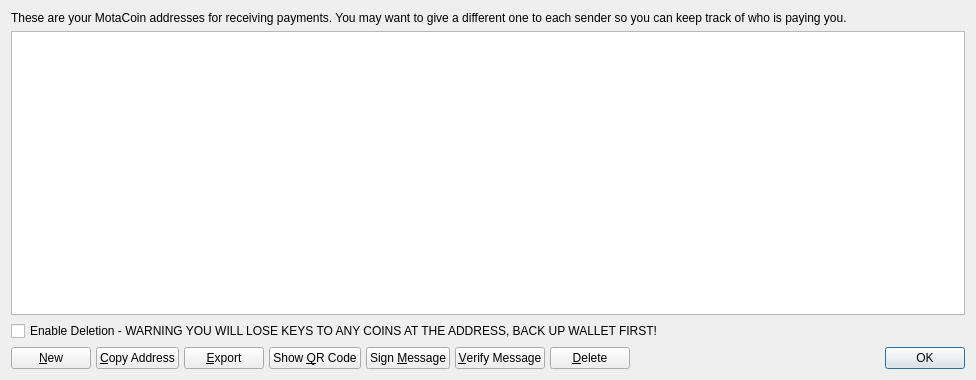
<?xml version="1.0" encoding="UTF-8"?>
<ui version="4.0">
 <class>AddressBookPage</class>
 <widget class="QWidget" name="AddressBookPage">
  <property name="geometry">
   <rect>
    <x>0</x>
    <y>0</y>
    <width>976</width>
    <height>380</height>
   </rect>
  </property>
  <property name="windowTitle">
   <string>Address Book</string>
  </property>
  <layout class="QVBoxLayout" name="verticalLayout">
   <item>
    <widget class="QLabel" name="labelExplanation">
     <property name="text">
      <string>These are your MotaCoin addresses for receiving payments. You may want to give a different one to each sender so you can keep track of who is paying you.</string>
     </property>
     <property name="textFormat">
      <enum>Qt::PlainText</enum>
     </property>
     <property name="wordWrap">
      <bool>true</bool>
     </property>
    </widget>
   </item>
   <item>
    <widget class="QTableView" name="tableView">
     <property name="contextMenuPolicy">
      <enum>Qt::CustomContextMenu</enum>
     </property>
     <property name="toolTip">
      <string>Double-click to edit address or label</string>
     </property>
     <property name="tabKeyNavigation">
      <bool>false</bool>
     </property>
     <property name="alternatingRowColors">
      <bool>true</bool>
     </property>
     <property name="selectionMode">
      <enum>QAbstractItemView::SingleSelection</enum>
     </property>
     <property name="selectionBehavior">
      <enum>QAbstractItemView::SelectRows</enum>
     </property>
     <property name="sortingEnabled">
      <bool>true</bool>
     </property>
     <attribute name="verticalHeaderVisible">
      <bool>false</bool>
     </attribute>
    </widget>
   </item>
   <item>
    <widget class="QCheckBox" name="deleteCheckBox">
     <property name="text">
      <string>Enable Deletion - WARNING YOU WILL LOSE KEYS TO ANY COINS AT THE ADDRESS, BACK UP WALLET FIRST!</string>
     </property>
    </widget>
   </item>
   <item>
    <layout class="QHBoxLayout" name="horizontalLayout">
     <property name="spacing">
      <number>5</number>
     </property>
     <item>
      <widget class="QPushButton" name="newAddressButton">
       <property name="toolTip">
        <string>Create a new address</string>
       </property>
       <property name="text">
        <string>&amp;New</string>
       </property>
       <property name="icon">
        <iconset resource="../bitcoin.qrc">
         <normaloff>:/icons/add</normaloff>:/icons/add</iconset>
       </property>
      </widget>
     </item>
     <item>
      <widget class="QPushButton" name="copyToClipboard">
       <property name="toolTip">
        <string>Copy the currently selected address to the system clipboard</string>
       </property>
       <property name="text">
        <string>&amp;Copy Address</string>
       </property>
       <property name="icon">
        <iconset resource="../bitcoin.qrc">
         <normaloff>:/icons/editcopy</normaloff>:/icons/editcopy</iconset>
       </property>
      </widget>
     </item>
     <item>
      <widget class="QPushButton" name="exportButton">
       <property name="enabled">
        <bool>true</bool>
       </property>
       <property name="toolTip">
        <string>Export all addresses to a file</string>
       </property>
       <property name="text">
        <string>&amp;Export</string>
       </property>
       <property name="icon">
        <iconset resource="../bitcoin.qrc">
         <normaloff>:/icons/export</normaloff>:/icons/export</iconset>
       </property>
      </widget>
     </item>
     <item>
      <widget class="QPushButton" name="showQRCode">
       <property name="text">
        <string>Show &amp;QR Code</string>
       </property>
       <property name="icon">
        <iconset resource="../bitcoin.qrc">
         <normaloff>:/icons/qrcode</normaloff>:/icons/qrcode</iconset>
       </property>
      </widget>
     </item>
     <item>
      <widget class="QPushButton" name="signMessage">
       <property name="toolTip">
        <string>Sign a message to prove you own a MotaCoin address</string>
       </property>
       <property name="text">
        <string>Sign &amp;Message</string>
       </property>
       <property name="icon">
        <iconset resource="../bitcoin.qrc">
         <normaloff>:/icons/edit</normaloff>:/icons/edit</iconset>
       </property>
      </widget>
     </item>
     <item>
      <widget class="QPushButton" name="verifyMessage">
       <property name="toolTip">
        <string>Verify a message to ensure it was signed with a specified MotaCoin address</string>
       </property>
       <property name="text">
        <string>&amp;Verify Message</string>
       </property>
       <property name="icon">
        <iconset resource="../bitcoin.qrc">
         <normaloff>:/icons/transaction_0</normaloff>:/icons/transaction_0</iconset>
       </property>
      </widget>
     </item>
     <item>
      <widget class="QPushButton" name="deleteButton">
       <property name="toolTip">
        <string>Delete the currently selected address from the list</string>
       </property>
       <property name="text">
        <string>&amp;Delete</string>
       </property>
       <property name="icon">
        <iconset resource="../bitcoin.qrc">
         <normaloff>:/icons/remove</normaloff>:/icons/remove</iconset>
       </property>
      </widget>
     </item>
     <item>
      <spacer name="horizontalSpacer">
       <property name="orientation">
        <enum>Qt::Horizontal</enum>
       </property>
       <property name="sizeHint" stdset="0">
        <size>
         <width>40</width>
         <height>20</height>
        </size>
       </property>
      </spacer>
     </item>
     <item>
      <widget class="QDialogButtonBox" name="buttonBox">
       <property name="sizePolicy">
        <sizepolicy hsizetype="Maximum" vsizetype="Fixed">
         <horstretch>0</horstretch>
         <verstretch>0</verstretch>
        </sizepolicy>
       </property>
       <property name="standardButtons">
        <set>QDialogButtonBox::Ok</set>
       </property>
      </widget>
     </item>
    </layout>
   </item>
  </layout>
 </widget>
 <resources>
  <include location="../bitcoin.qrc"/>
 </resources>
 <connections/>
</ui>
